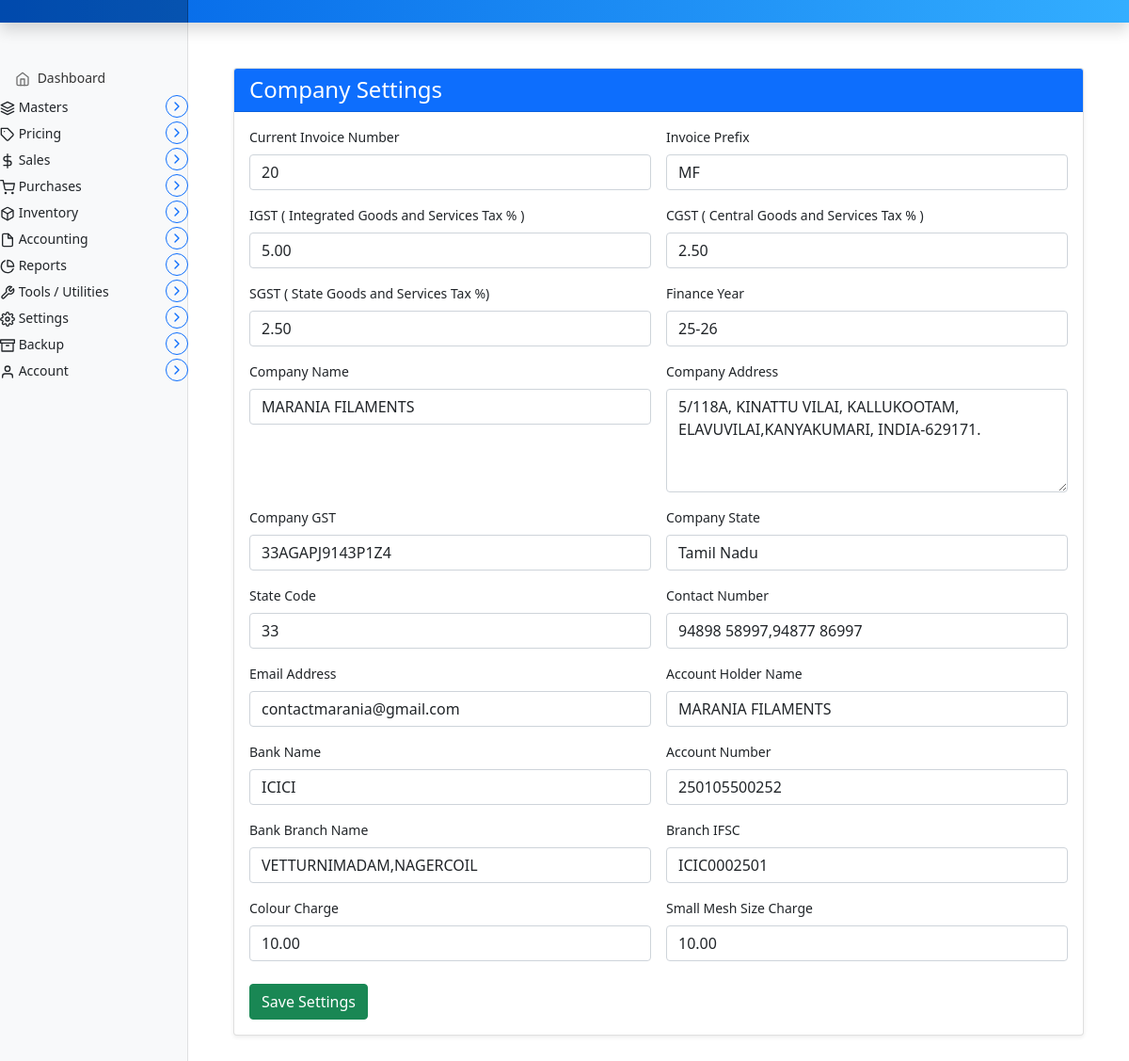
Before: /invoice/settings/company/ with the older database file.
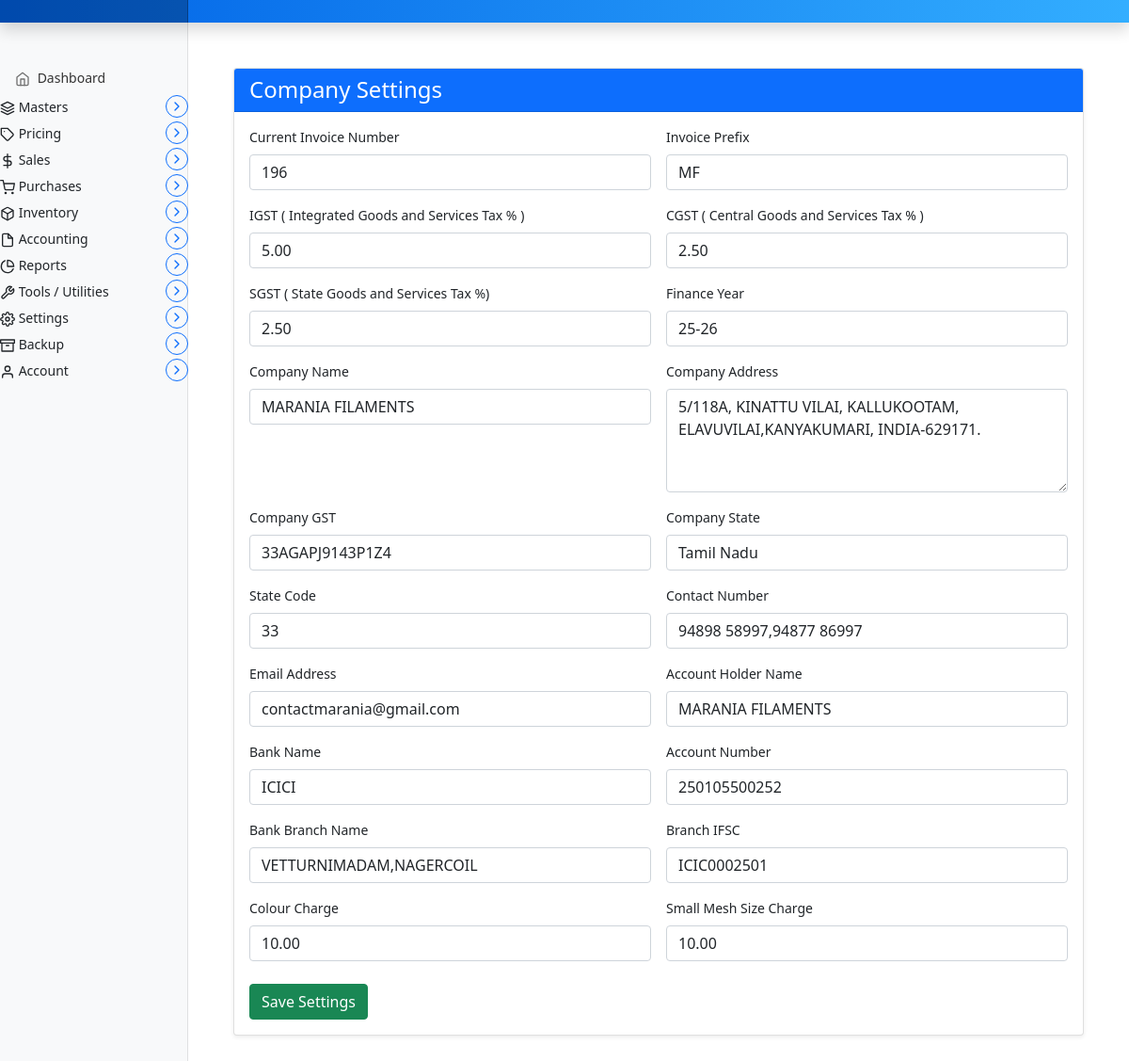
After: the same page with the newer database file.
### marania_invoice_app/models.py (models this page shows, shortened)
class CompanySettings(models.Model):
    id = models.PositiveSmallIntegerField(primary_key=True, default=1, editable=False)
    current_invoice_number = models.PositiveIntegerField(default=1)
    invoice_prefix = models.CharField(max_length=20, default="INV")
    igst = models.DecimalField(max_digits=5, decimal_places=2, default=0)
    cgst = models.DecimalField(max_digits=5, decimal_places=2, default=0)
    sgst = models.DecimalField(max_digits=5, decimal_places=2, default=0)
    finance_year = models.CharField(max_length=20, default=current_indian_financial_year)
    company_title = models.CharField(max_length=255)
    company_address = models.TextField()
    company_gst = models.CharField(max_length=50, blank=True, null=True)
    company_state = models.CharField(max_length=50, blank=True, null=True)
    company_state_code = models.CharField(max_length=50, blank=True, null=True)
    company_phone = models.CharField(max_length=50, blank=True, null=True)
    company_email = models.EmailField(blank=True, null=True)
    bank_account_name  = models.CharField(max_length=50, blank=True, null=True)
    bank_name  = models.CharField(max_length=25, blank=True, null=True)
    bank_account_number = models.CharField(max_length=50, blank=True, null=True)
    bank_branch = models.CharField(max_length=50, blank=True, null=True)
    bank_ifsc  = models.CharField(max_length=50, blank=True, null=True)
    small_mesh_size_charge = models.DecimalField(max_digits=5, decimal_places=2, default=0)
    colour_charge = models.DecimalField(max_digits=5, decimal_places=2, default=0)
    updated_at = models.DateTimeField(auto_now=True)
    class Meta:
        verbose_name = "Company Setting"
        verbose_name_plural = "Company Settings"

### marania_invoice_app/views.py (the view)
# urls.py: path('settings/company/', views.company_settings_view, name='company_settings'),
def company_settings_view(request):
    settings, created = CompanySettings.objects.get_or_create(id=1)
    if request.method == "POST":
        form = CompanySettingsForm(request.POST, instance=settings)
        if form.is_valid():
            form.save()
            messages.success(request, "Settings saved successfully!")
            return redirect("company_settings")  # redirect to same view
    else:
        form = CompanySettingsForm(instance=settings)
    return render(request, "marania_invoice_app/company_settings_form.html", {"form": form})

### templates/marania_invoice_app/company_settings_form.html (shortened to what this page needs)
{% extends 'partials/base.html' %}
{% load static %}
{% load widget_tweaks %}
{% block main %}
<main class="col-md-9 ms-sm-auto col-lg-10 px-md-4">
    <div class="container my-5">
        <div class="card shadow-sm">
            <div class="card-header bg-primary text-white">
                <h4 class="mb-0">Company Settings</h4>
            </div>
            <div class="card-body">
                <form method="POST">
                    <div class="row g-3">
                        {% for field in form %}
                        <div class="col-md-6">
                            <label class="form-label fw-semibold">{{ field.label }}</label>
                            {% if field.name == "company_address" %}
                                {{ field|add_class:"form-control"|attr:"rows:4" }}
                            {% else %}
                                {{ field|add_class:"form-control" }}
                            {% endif %}
                        </div>
                        {% endfor %}
                    </div>
                    <button class="btn btn-success mt-4" type="submit">
                        Save Settings
                    </button>
                </form>
            </div>
        </div>
    </div>
</main>
{% endblock %}

Changed rows visible on the page:
changed CompanySettings "MF": current_invoice_number "20" → "196"
